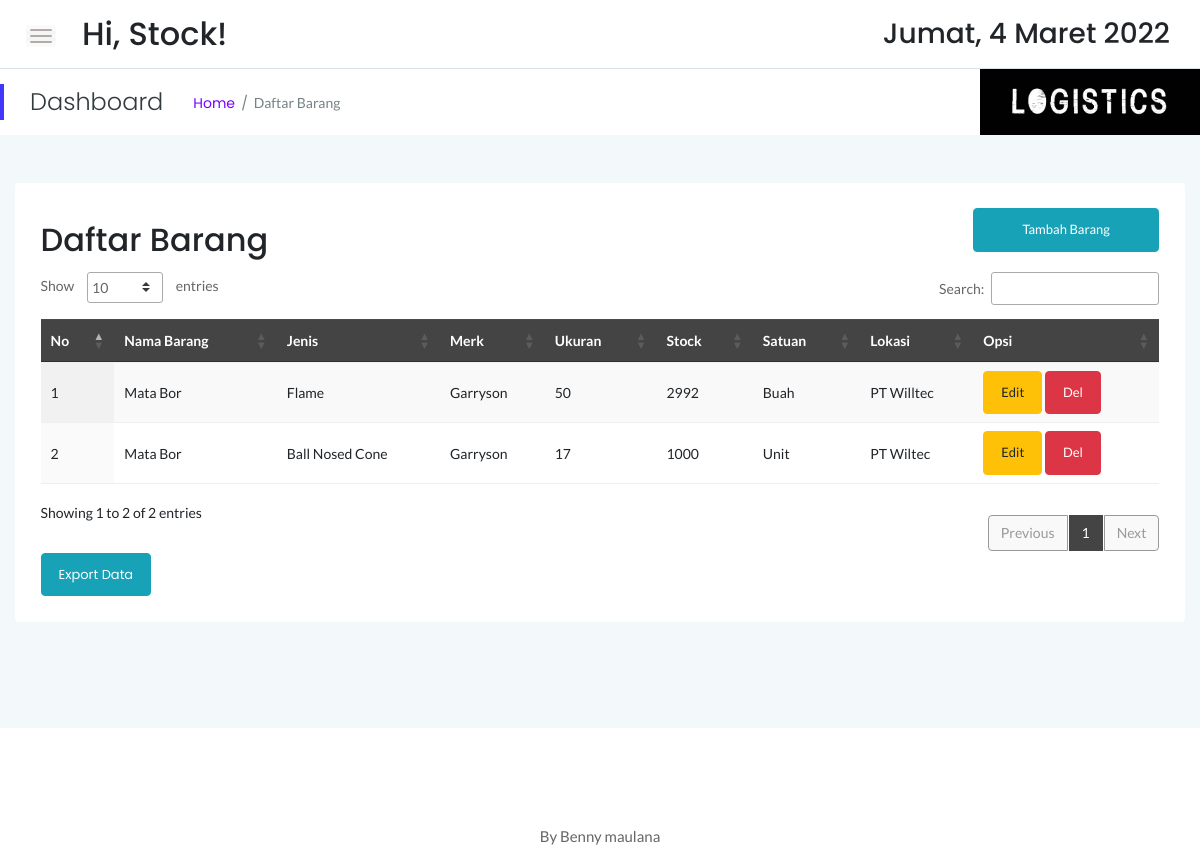
Before: /stock/stock.php (signed in) with the older database file.
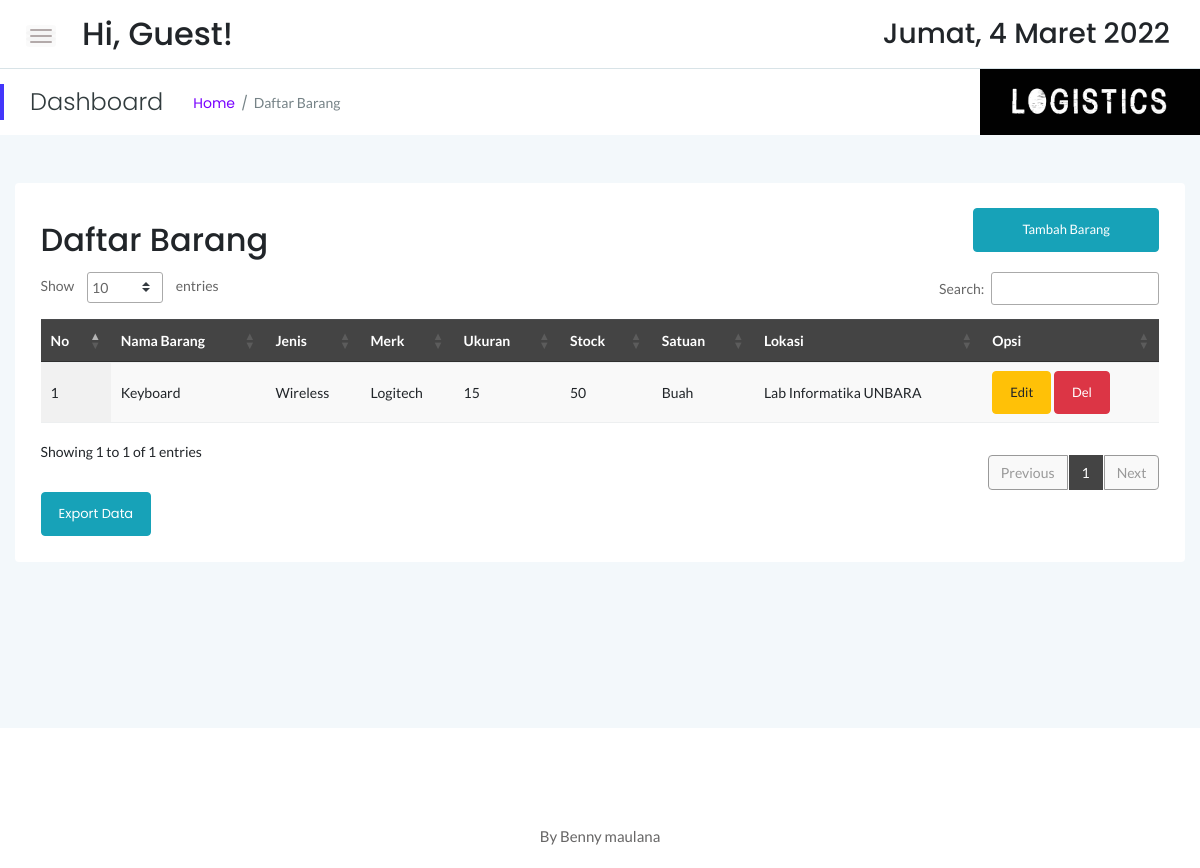
After: the same page with the newer database file.
### tables this page shows
CREATE TABLE `sstock_brg` (
  `idx` int(11) NOT NULL,
  `nama` varchar(55) NOT NULL,
  `jenis` varchar(30) NOT NULL,
  `merk` varchar(40) NOT NULL,
  `ukuran` varchar(20) NOT NULL,
  `stock` int(12) NOT NULL,
  `satuan` varchar(10) NOT NULL,
  `lokasi` varchar(55) NOT NULL
);

### stock/stock.php (the view, shortened to what this page needs)
<!doctype html>
<html class="no-js" lang="en">
<?php
    include '../dbconnect.php';
	?>
<head>
    <link rel="stylesheet" href="assets/css/bootstrap.min.css">
    <link rel="stylesheet" href="assets/css/font-awesome.min.css">
    <link rel="stylesheet" href="assets/css/themify-icons.css">
    <link rel="stylesheet" href="assets/css/metisMenu.css">
    <link rel="stylesheet" href="assets/css/owl.carousel.min.css">
    <link rel="stylesheet" href="assets/css/slicknav.min.css">
    <link rel="stylesheet" href="https://www.amcharts.com/lib/3/plugins/export/export.css" type="text/css" media="all" />
	<link rel="stylesheet" type="text/css" href="https://cdn.datatables.net/1.10.19/css/jquery.dataTables.min.css">
    <link rel="stylesheet" type="text/css" href="https://cdn.datatables.net/1.10.19/css/jquery.dataTables.css">
    <link rel="stylesheet" type="text/css" href="https://cdn.datatables.net/1.10.18/css/dataTables.bootstrap4.min.css">
    <link rel="stylesheet" type="text/css" href="https://cdn.datatables.net/responsive/2.2.3/css/responsive.bootstrap.min.css">
    <link rel="stylesheet" type="text/css" href="https://cdn.datatables.net/responsive/2.2.3/css/responsive.jqueryui.min.css">
	<link rel="stylesheet" type="text/css" href="https://cdn.datatables.net/buttons/1.5.2/css/buttons.dataTables.min.css">
    <link rel="stylesheet" href="assets/css/typography.css">
    <link rel="stylesheet" href="assets/css/default-css.css">
    <link rel="stylesheet" href="assets/css/styles.css">
    <link rel="stylesheet" href="assets/css/responsive.css">
</head>
<body>
    <div class="page-container">
        <div class="main-content">
            <div class="header-area">
                <div class="row align-items-center">
                    <div class="col-md-6 col-sm-8 clearfix">
                        <div class="nav-btn pull-left">
                            <span></span>
                            <span></span>
                            <span></span>
                        </div>
                        <div class="search-box pull-left">
                            <form action="#">
                                <h2>Hi, <?=$_SESSION['user'];?>!</h2>
                            </form>
                        </div>
                    </div>
                    <div class="col-md-6 col-sm-4 clearfix">
                        <ul class="notification-area pull-right">
                            <li><h3><div class="date">
						</b></div></h3>
						</li>
                        </ul>
                    </div>
                </div>
            </div>
            <div class="page-title-area">
                <div class="row align-items-center">
                    <div class="col-sm-6">
                        <div class="breadcrumbs-area clearfix">
                            <h4 class="page-title pull-left">Dashboard</h4>
                            <ul class="breadcrumbs pull-left">
                                <li><a href="index.php">Home</a></li>
                                <li><span>Daftar Barang</span></li>
                            </ul>
                        </div>
                    </div>
                    <div class="col-sm-6 clearfix">
                        <div class="user-profile pull-right" style="color:black; padding:0px;">
                            <img src="log.jpg" width="220px" class="user-name dropdown-toggle" data-toggle="dropdown"\>
                        </div>
                    </div>
                </div>
            </div>
            <div class="main-content-inner">
                <div class="row mt-5 mb-5">
                    <div class="col-12">
                        <div class="card">
                            <div class="card-body">
                                <div class="d-sm-flex justify-content-between align-items-center">
									<h2>Daftar Barang</h2>
									<button style="margin-bottom:20px" data-toggle="modal" data-target="#myModal" class="btn btn-info col-md-2"><span class="glyphicon glyphicon-plus"></span>Tambah Barang</button>
                                </div>
                                    <div class="data-tables datatable-dark">
										 <table id="dataTable3" class="display" style="width:100%"><thead class="thead-dark">
											<tr>
												<th>No</th>
												<th>Nama Barang</th>
												<th>Jenis</th>
												<th>Merk</th>
												<th>Ukuran</th>
												<th>Stock</th>
												<th>Satuan</th>
												<th>Lokasi</th>
												<th>Opsi</th>
											</tr></thead><tbody>
											<?php
											$brgs=mysqli_query($conn,"SELECT * from sstock_brg order by nama ASC");
											$no=1;
											while($p=mysqli_fetch_array($brgs)){
                                                $idb = $p['idx'];
												?>
												<tr>
													<td><?php echo $no++ ?></td>
													<td><?php echo $p['nama'] ?></td>
													<td><?php echo $p['jenis'] ?></td>
													<td><?php echo $p['merk'] ?></td>
													<td><?php echo $p['ukuran'] ?></td>
													<td><?php echo $p['stock'] ?></td>
													<td><?php echo $p['satuan'] ?></td>
													<td><?php echo $p['lokasi'] ?></td>
                                                    <td><button data-toggle="modal" data-target="#edit<?=$idb;?>" class="btn btn-warning">Edit</button> <button data-toggle="modal" data-target="#del<?=$idb;?>" class="btn btn-danger">Del</button></td>
												</tr>
												<?php
											}
											?>
										</tbody>
										</table>
                                    </div>
									<a href="exportstkbhn.php" target="_blank" class="btn btn-info">Export Data</a>
                                </div>
                            </div>
                        </div>
                    </div>
                </div>
            </div>
        </div>
        <footer>
            <div class="footer-area">
                <p>By Benny maulana</p>
            </div>
        </footer>
</body>
</html>

### stock/assets/css/styles.css (style rules this page uses)
.page-container { width: 100%; height: 100%; min-height: 100vh; padding-left: 280px; -webkit-transition: padding-left 0.3s ease 0s; transition: padding-left 0.3s ease 0s; }
.card { border: none; border-radius: 4px; background-color: #fff; -webkit-transition: all 0.3s ease 0s; transition: all 0.3s ease 0s; }
.card-body { padding: 25.6px; padding: 1.6rem; }
.main-content { width: 100%; background: #F3F8FB; }
.main-content-inner { padding: 0 30px 50px; }
.header-area { padding: 15px 30px; background: #fff; border-bottom: 1px solid #d8e3e7; }
.nav-btn { margin-right: 30px; margin-top: 10px; cursor: pointer; }
.nav-btn span { display: block; width: 22px; height: 2px; background: #b3aaaa; margin: 4px 0; border-radius: 15px; -webkit-transition: all 0.3s ease 0s; transition: all 0.3s ease 0s; box-shadow: 0 0 0 4px rgba(99, 96, 96, 0.03); }
.search-box form { position: relative; }
.notification-area { -webkit-user-select: none; -moz-user-select: none; -ms-user-select: none; user-select: none; position: relative; z-index: 1; }
.notification-area li { display: inline-block; margin-left: 20px; cursor: pointer; -webkit-user-select: none; -moz-user-select: none; -ms-user-select: none; user-select: none; }
.page-title-area { padding: 0 30px; background: #fff; position: relative; }
.page-title-area:before { content: ''; position: absolute; left: 0; top: 50%; width: 4px; height: 36px; background: var(--primary-color); -webkit-transform: translateY(-50%); transform: translateY(-50%); }
.page-title { font-size: 24px; font-weight: 300; color: #313b3d; letter-spacing: 0; margin-right: 30px; }
ul.breadcrumbs { margin-top: 4px; }
.breadcrumbs li { display: inline-block; }
.breadcrumbs li a, .breadcrumbs li span { display: block; font-size: 14px; font-weight: 400; color: #7801ff; letter-spacing: 0; margin-right: 16px; position: relative; }
.breadcrumbs li a:before { content: '/'; color: #768387; position: absolute; right: -13px; top: 0; }
.breadcrumbs li span { margin-right: 0; color: #768387; text-transform: capitalize; }
.user-profile { margin-right: -30px; display: -webkit-box; display: -ms-flexbox; display: flex; -webkit-box-align: center; -ms-flex-align: center; align-items: center; -ms-flex-wrap: wrap; flex-wrap: wrap; background: -webkit-linear-gradient(left, #8914fe 0%, #8063f5 100%); background: linear-gradient(to right, #8914fe 0%, #8063f5 100%); padding: 17px 38px; position: relative; }
.user-name { font-size: 17px; font-weight: 500; color: #fff; letter-spacing: 0; cursor: pointer; -webkit-user-select: none; -moz-user-select: none; -ms-user-select: none; user-select: none; }
.notification-area .dropdown-toggle, .user-name.dropdown-toggle { position: relative; }
.notification-area .dropdown-toggle:after, .user-name.dropdown-toggle:after { display: none; }
.footer-area { text-align: center; padding: 23px 0 19px; background: #fff; }
.footer-area p { color: #676666; margin-bottom: 0; }
.btn { padding: 11px 17px; font-size: 13px; letter-spacing: 0; }
table tr th { border-bottom: none; }
table tr th, table tr td { border-top: 1px solid rgba(120, 130, 140, 0.13) !important; }
table.dataTable.no-footer { border-bottom: 1px solid rgba(120, 130, 140, 0.13) !important; }
table.dataTable thead th, table.dataTable thead td { border-bottom-color: transparent; }
.datatable-dark thead { background: #444; color: #fff; }

### stock/assets/css/responsive.css (style rules this page uses)
@media (min-width: 1200px) and (max-width: 1364px) { .main-content-inner { padding: 0 15px 50px; } }
@media (min-width: 1200px) and (max-width: 1364px) { .page-container, .sbar_collapsed.page-container { padding-left: 0; } }

Changed rows visible on the page:
removed sstock_brg: nama "Mata Bor", jenis "Flame", merk "Garryson", ukuran "50", stock "2992", satuan "Buah", lokasi "PT Willtec"
removed sstock_brg: nama "Mata Bor", jenis "Ball Nosed Cone", merk "Garryson", ukuran "17", stock "1000", satuan "Unit", lokasi "PT Wiltec"
added sstock_brg: nama "Keyboard", jenis "Wireless", merk "Logitech", ukuran "15", stock "50", satuan "Buah", lokasi "Lab Informatika UNBARA"
Other visible differences:
$_SESSION['user']: "Stock" → "Guest"
text written by a page script: "Show entries Search: Showing 1 to 2 of 2 entries Previous 1 Next" → "Show entries Search: Showing 1 to 1 of 1 entries Previous 1 Next"
